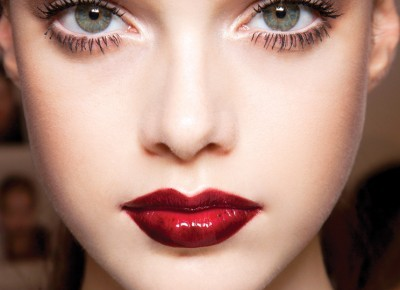
%> input picture 2.jpg, 400 x 290 px
$ octave picture_analyzing1.m   (GNU Octave 9; MATLAB toolbox functions it lacks are replaced by stand-ins)
%> lines starting %> are read from the running program, lines starting %| are printed output that depends on the picture; in (x1, y1, x2, y2) boxes, pixels count from 0 and x2, y2 are one past the last pixel; in counts of white or black regions, pixels touching at a corner belong together; the program's own positions count from 1
%%  ai Project - lip detecting
%% programmer : /\/ /\ S t /\ R /\ /\/  |-| /\ |< i m i 90521121
%%  this is testing for opening image


face=imread('2.jpg');
%> face is the input picture: size 290x400x3 uint8; mean R, G, B 175.3, 138.5, 126
iptsetpref ImshowBorder tight
imshow(face)


%%
%{
%%top hat filtering
top_hat=imtophat(face,strel('disk',15));
figure,imshow(top_hat);


%% bottom hot filtering

bottom_hot=imbothat(face,strel('disk',15));
figure,imshow(bottom_hot);


%}
%% subtract these two images

  sub_face=imsubtract(imadd(face,imtophat(face,strel('disk',15))),imbothat(face,strel('disk',15)));
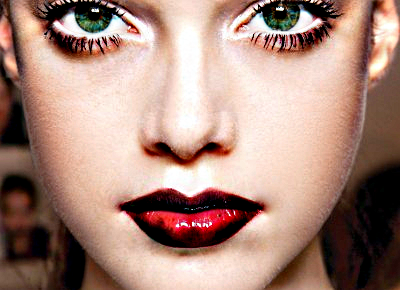
%> sub_face: size 290x400x3 uint8; mean R, G, B 170.2, 137, 124.6
  figure,imshow(sub_face);
%% constract

sub_face=im2bw(sub_face,150/250);
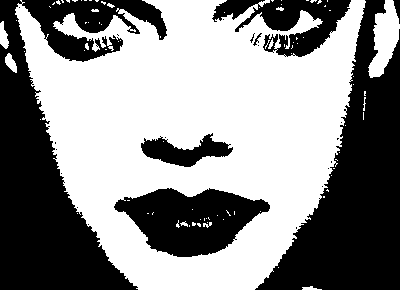
%> sub_face: size 290x400 logical; 54.9% white; 24 black regions (17 under 20 px), largest, box (x1, y1, x2, y2) and area: (0, 0, 167, 290) 21208, (255, 0, 400, 290) 19005, (114, 188, 270, 257) 6662
sub_face=uint8(sub_face)*255;
figure,imshow(sub_face);

  %% complement the image
  complement=~(sub_face);
  figure,imshow(complement);
  complement=uint8(complement)*255;
 % face=complement;

  %% clear edges


  face_clear=imextendedmax(complement,80);
  figure,imshow(face_clear);

  face=imimposemin(sub_face,face_clear);
  figure,imshow(face);


  %% morphology step 5 and step 6

  face=bwmorph(face,'fill');
%> face: size 290x400 logical; 54.9% white; 12 black regions (5 under 20 px), largest, box (x1, y1, x2, y2) and area: (0, 0, 167, 290) 21203, (255, 0, 400, 290) 19003, (114, 188, 270, 257) 6662

  figure,imshow(face);

  SE=ones(15,20);
  edit=imerode(face,SE);
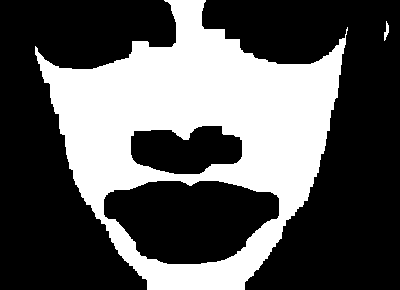
%> edit: size 290x400 logical; 34.6% white; 2 white regions, box (x1, y1, x2, y2) and area: (35, 0, 348, 290) 40122, (384, 21, 389, 41) 53
  close=imdilate(edit,SE);
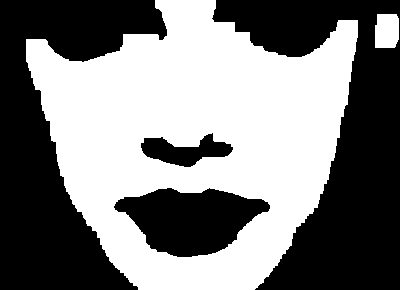
%> close: size 290x400 logical; 49.6% white; 2 white regions, box (x1, y1, x2, y2) and area: (26, 0, 358, 290) 56758, (375, 14, 399, 48) 769
  figure,imshow(close);

  x=bwareaopen(close,5050);
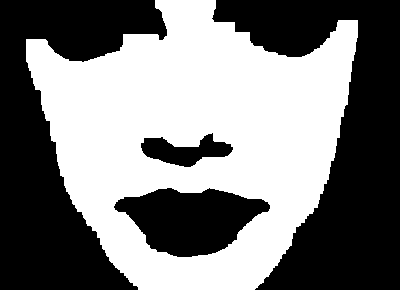
%> x: size 290x400 logical; 48.9% white; 1 white region, box (x1, y1, x2, y2) and area: (26, 0, 358, 290) 56758
  j=fspecial('motion',10);

  h=fspecial('disk',4);

  x=imfilter(x,h,'replicate');
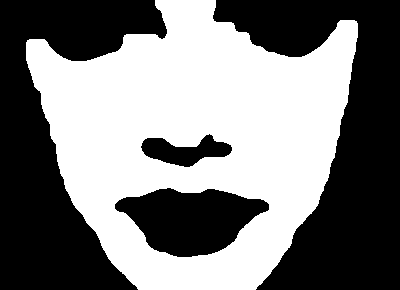
%> x: size 290x400 logical; 49% white; 1 white region, box (x1, y1, x2, y2) and area: (26, 0, 358, 290) 56791
   x=imfilter(x,j,'replicate');
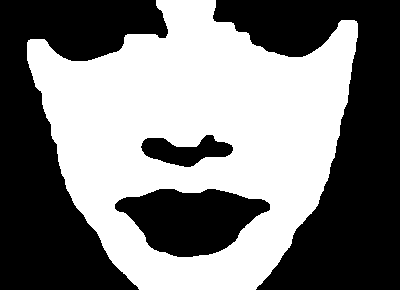
%> x: size 290x400 logical; 48.6% white; 1 white region, box (x1, y1, x2, y2) and area: (27, 0, 358, 290) 56332
  figure,imshow(x);


  %%traversing on image
 % for i=0


%%
% [6 lines of commented-out code are left out]


 %% figure,imshow(face);


 %%
 % [18 lines of commented-out code are left out]

%%%%starting traverse on a face%%%%%%

$ run again, with Image 1.jpg copied over 2.jpg
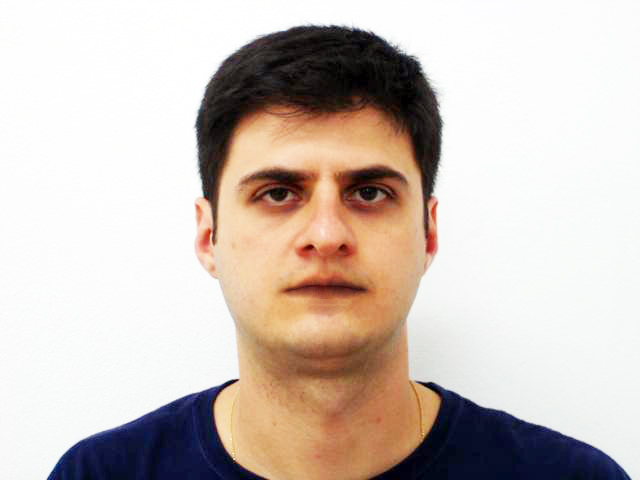
%> input picture Image 1.jpg, 640 x 480 px
%> face is the input picture: size 480x640x3 uint8; mean R, G, B 206.6, 194.6, 187.1
%> `sub_face=im2bw(sub_face,150/250);`:
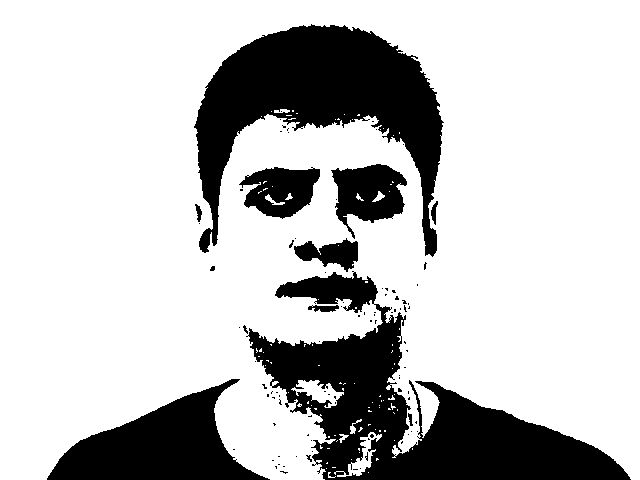
%> sub_face: size 480x640 logical; 76.7% white; 95 black regions (82 under 20 px), largest, box (x1, y1, x2, y2) and area: (246, 271, 631, 480) 28576, (194, 24, 444, 257) 24028, (47, 379, 270, 480) 10964
%> face: size 480x640 logical; 76.7% white; 73 black regions (60 under 20 px), largest, box (x1, y1, x2, y2) and area: (246, 271, 631, 480) 28562, (194, 24, 444, 257) 24028, (47, 379, 270, 480) 10963
%> edit: size 480x640 logical; 63.5% white; 1 black region, box (x1, y1, x2, y2) and area: (37, 17, 640, 480) 112243
%> close: size 480x640 logical; 73.4% white; 5 black regions (2 under 20 px), largest, box (x1, y1, x2, y2) and area: (194, 24, 640, 480) 70415, (47, 379, 288, 480) 11365, (210, 266, 215, 271) 21
%> `x=imfilter(x,j,'replicate');`:
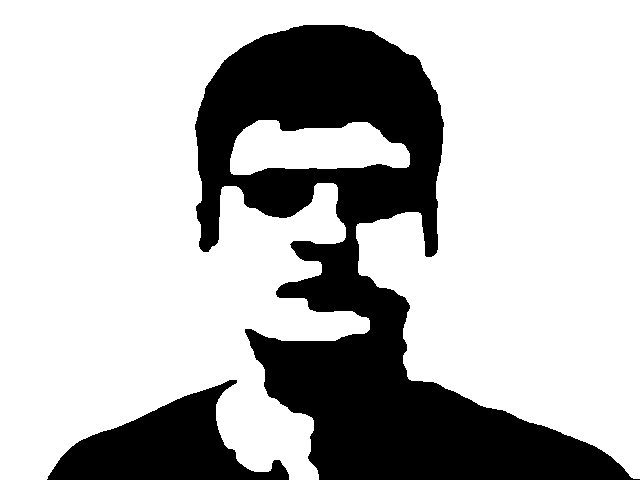
%> x: size 480x640 logical; 73.1% white; 2 black regions, box (x1, y1, x2, y2) and area: (195, 25, 640, 480) 71084, (47, 380, 289, 480) 11450
